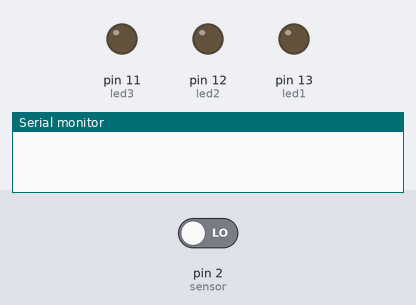
This sketch was run on a simulated Arduino Uno, built with avr-gcc and run on an emulated ATmega328P. On the bench: output pins drawn as LEDs (lit = HIGH), the last lines printed to the serial monitor. Inputs (shaded band) come from the test bench; at power-on: pin 2 (sensor) LOW.

Above: at 1.2 s.
1.3 s: pin 2 (sensor) driven HIGH
At 2.5 s:
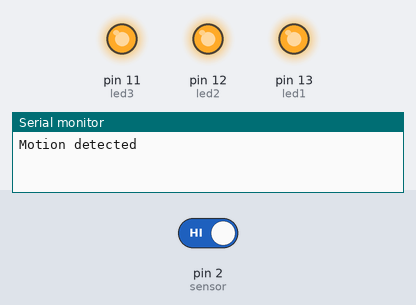
2.8 s: pin 2 (sensor) driven LOW
At 3.8 s:
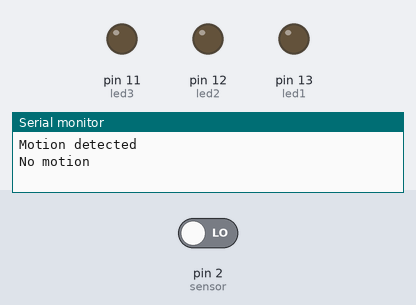
Timing chart, 0 to 5.8 s (numbered marks = the images above; inputs shaded):
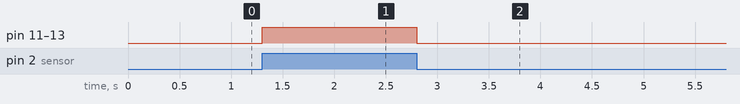

Measured:
- after the input at 1.3 s, pin 11 (led3), pin 12 (led2), pin 13 (led1): LOW → HIGH at once
- after the input at 2.8 s, pin 11 (led3), pin 12 (led2), pin 13 (led1): HIGH → LOW at once

The sketch:

Task1.1P.ino
```cpp
const int led1 = 13;
const int led2 = 12;
const int led3 = 11;
const int sensor = 2;

void setup() {
  Serial.begin(9600);
  pinMode(led1, OUTPUT);
  pinMode(led2, OUTPUT);
  pinMode(led3, OUTPUT);
  pinMode(sensor, INPUT);
  attachInterrupt(digitalPinToInterrupt(sensor), detectMotion, CHANGE);
}

void loop() {
  delay(200);
}

void detectMotion() {
  int state = digitalRead(sensor);
  if (state == HIGH) {
    Serial.println("Motion detected");
    digitalWrite(led1, HIGH);
    digitalWrite(led2, HIGH);
    digitalWrite(led3, HIGH);
  } else {
    Serial.println("No motion");
    digitalWrite(led1, LOW);
    digitalWrite(led2, LOW);
    digitalWrite(led3, LOW);
  }
}
```
